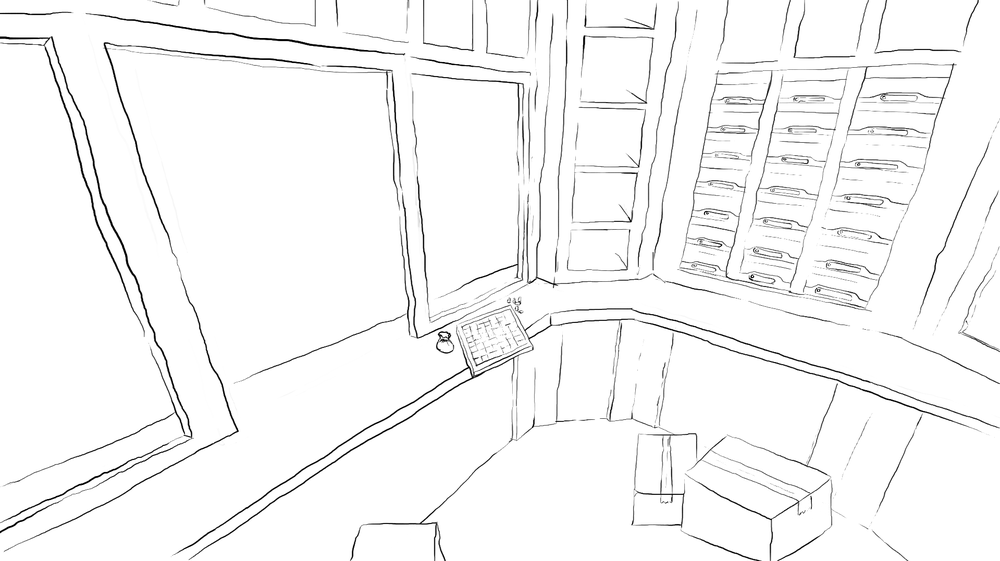
#> input picture Assets/mainmenu_bg_1.png, 1000 x 561 px, shrunk from 1919 x 1077 before the run, found by its file name
$ python generate_line_reveal_mask.py Assets/mainmenu_bg_1.png
#> lines starting #> are read from the running program, lines starting #| are printed output that depends on the picture
#!/usr/bin/env python3
"""Generate a "line reveal" mask texture for a self-drawing line-art shader.

The input is a black-lines-on-white (or transparent) sketch PNG. The script
skeletonizes the artwork, splits it into individual strokes at intersections
(rejoining straight-through crossings so a line isn't chopped in half where
another line crosses it), and encodes per-pixel animation data into an RGBA
output texture:

    R = progress   - 0..1 position of this pixel along its own stroke
    G = delay      - 0..1 random per-stroke start offset
    B = length     - 0..1 stroke length normalized against the longest stroke
                     (used to scale draw duration so long lines take longer)
    A = ink_alpha  - anti-aliased "how much ink is here" opacity, taken
                     straight from the source image (not re-thresholded)

Feed the output into Shaders/mainmenu_line_reveal.gdshader as the texture of
a TextureRect placed over a static (line-free) background.

Usage:
    python tools/generate_line_reveal_mask.py Assets/mainmenu_bg_1.png

For painted, coloured art (the logo) rather than black line art, add
--ink-from-alpha: every opaque pixel counts as ink, whatever its colour. Add
--left-to-right to write the art from left to right - each stroke starts at
its left end, and the further right a stroke starts, the later - instead of in
a random order. The logo's mask:
    python tools/generate_line_reveal_mask.py Assets/golem_logo_reveal_source.png --ink-from-alpha --left-to-right --out Assets/golem_logo_reveal_mask.png --no-debug

Re-run this exact command any time the source PNG changes; there is nothing
to hand-tune for a typical edit. The one place that can occasionally need a
second look is a newly introduced or reshaped line crossing, where the
straight-through pairing heuristic can guess wrong -- open the debug preview
(<name>_reveal_debug.png) next to the mask and look for a stroke color that
abruptly changes where it shouldn't, or a stroke that dead-ends where a line
visually continues.
"""

from __future__ import annotations

import argparse
import colorsys
import sys
import time
from pathlib import Path

import networkx as nx
import numpy as np
from PIL import Image
from scipy import ndimage
from skimage.morphology import skeletonize


def load_ink(path: Path, threshold: float, from_alpha: bool = False) -> tuple[np.ndarray, np.ndarray]:
    """Returns (ink_bool, ink_alpha) for skeletonization / final alpha."""
    img = Image.open(path).convert("RGBA")
    arr = np.asarray(img).astype(np.float32)
    rgb = arr[..., :3]
    a = arr[..., 3] / 255.0
    gray = rgb.mean(axis=-1) / 255.0
    ink_alpha = a if from_alpha else np.clip(1.0 - gray, 0.0, 1.0) * a
    ink_bool = ink_alpha > threshold
    return ink_bool, ink_alpha


def build_skeleton_graph(skel: np.ndarray) -> nx.Graph:
    ys, xs = np.nonzero(skel)
    coords = set(zip(ys.tolist(), xs.tolist()))
    g = nx.Graph()
    g.add_nodes_from(coords)
    offsets = [(-1, -1), (-1, 0), (-1, 1), (0, -1), (0, 1), (1, -1), (1, 0), (1, 1)]
    for y, x in coords:
        for dy, dx in offsets:
            n = (y + dy, x + dx)
            if n in coords:
                g.add_edge((y, x), n)
    return g


def trace_segment(g: nx.Graph, start, first, keypoints: set) -> list:
    path = [start, first]
    prev, curr = start, first
    while curr not in keypoints:
        nxts = [n for n in g.neighbors(curr) if n != prev]
        if not nxts:
            break
        nxt = nxts[0]
        path.append(nxt)
        prev, curr = curr, nxt
    return path


def extract_segments(g: nx.Graph) -> list[dict]:
    segments = []
    seg_id = 0
    for comp_nodes in nx.connected_components(g):
        comp_nodes = set(comp_nodes)
        keypoints = {n for n in comp_nodes if g.degree(n) != 2}
        if not keypoints:
            # Pure closed loop (e.g. a small circle icon): cut it open at an
            # arbitrary, deterministic point.
            keypoints = {min(comp_nodes)}
        visited_edges = set()
        for kp in sorted(keypoints):
            for nbr in sorted(g.neighbors(kp)):
                edge = frozenset((kp, nbr))
                if edge in visited_edges:
                    continue
                path = trace_segment(g, kp, nbr, keypoints)
                for a, b in zip(path[:-1], path[1:]):
                    visited_edges.add(frozenset((a, b)))
                segments.append({"id": seg_id, "points": path, "a": path[0], "b": path[-1]})
                seg_id += 1
    return segments


def unit_vector(v: np.ndarray) -> np.ndarray:
    n = np.linalg.norm(v)
    if n < 1e-6:
        return np.zeros(2, dtype=np.float64)
    return v / n


def arrival_direction(seg: dict, end: str, sample_window: int) -> np.ndarray:
    points = seg["points"]
    n = min(len(points), sample_window)
    if end == "a":
        near = points[:n]
    else:
        near = list(reversed(points[-n:]))
    kp = np.array(near[0], dtype=np.float64)
    far = np.array(near[-1], dtype=np.float64)
    return unit_vector(kp - far)


def pair_segments_at_junctions(
    g: nx.Graph, segments: list[dict], sample_window: int, pair_dot_threshold: float
) -> nx.Graph:
    by_id = {s["id"]: s for s in segments}
    incident: dict = {}
    for s in segments:
        incident.setdefault(s["a"], []).append((s["id"], "a"))
        if s["b"] != s["a"]:
            incident.setdefault(s["b"], []).append((s["id"], "b"))
        else:
            incident[s["a"]].append((s["id"], "b"))

    sg = nx.Graph()
    for s in segments:
        sg.add_edge((s["id"], "a"), (s["id"], "b"), seg=s["id"])

    for kp, ends in incident.items():
        if len(ends) < 3:
            continue
        dirs = [arrival_direction(by_id[seg_id], end, sample_window) for seg_id, end in ends]
        used = set()
        for i in range(len(ends)):
            if i in used:
                continue
            best_j, best_dot = None, 2.0
            for j in range(len(ends)):
                if j == i or j in used:
                    continue
                d = float(np.dot(dirs[i], dirs[j]))
                if d < best_dot:
                    best_dot, best_j = d, j
            if best_j is not None and best_dot < pair_dot_threshold:
                sg.add_edge(ends[i], ends[j], seg=None)
                used.add(i)
                used.add(best_j)
    return sg


def build_strokes(sg: nx.Graph, segments: list[dict]) -> list[list[tuple]]:
    by_id = {s["id"]: s for s in segments}
    strokes = []
    visited_nodes = set()

    def points_for(seg_id: int, from_end: str) -> list:
        pts = by_id[seg_id]["points"]
        return pts if from_end == "a" else list(reversed(pts))

    for comp in nx.connected_components(sg):
        comp = set(comp)
        if comp & visited_nodes:
            continue
        terminals = [n for n in comp if sg.degree(n) == 1]
        if terminals:
            start = terminals[0]
        else:
            start = next(iter(comp))  # closed loop, arbitrary start

        stroke_points: list = []
        prev_node = None
        curr_node = start
        steps = 0
        max_steps = len(comp) + 1
        while steps <= max_steps:
            steps += 1
            visited_nodes.add(curr_node)
            seg_id, end = curr_node
            pts = points_for(seg_id, end)
            if stroke_points and stroke_points[-1] == pts[0]:
                stroke_points.extend(pts[1:])
            else:
                stroke_points.extend(pts)
            other_node = (seg_id, "b" if end == "a" else "a")
            nbrs = [n for n in sg.neighbors(other_node) if n != curr_node]
            if not nbrs:
                break
            nxt = nbrs[0]
            if nxt == start:
                # closed loop back to the beginning
                pts2 = points_for(nxt[0], nxt[1])
                if stroke_points[-1] == pts2[0]:
                    stroke_points.extend(pts2[1:])
                break
            prev_node, curr_node = other_node, nxt
        strokes.append(stroke_points)
    return strokes


def main() -> int:
    parser = argparse.ArgumentParser(description=__doc__, formatter_class=argparse.RawDescriptionHelpFormatter)
    parser.add_argument("input", type=Path)
    parser.add_argument("--out", type=Path, default=None)
    parser.add_argument("--debug", type=Path, default=None)
    parser.add_argument("--no-debug", action="store_true")
    parser.add_argument("--threshold", type=float, default=0.4, help="ink binary threshold, 0..1")
    parser.add_argument("--seed", type=int, default=42)
    parser.add_argument("--sample-window", type=int, default=10, help="pixels sampled to estimate a stroke's direction at a junction")
    parser.add_argument("--pair-dot-threshold", type=float, default=-0.5, help="how opposite two directions must be (dot product) to be joined through a crossing")
    parser.add_argument("--ink-from-alpha", action="store_true", help="painted art: every opaque pixel is ink, whatever its colour")
    parser.add_argument("--left-to-right", action="store_true", help="write from left to right instead of in a random order")
    args = parser.parse_args()

    out_path = args.out or args.input.with_name(args.input.stem + "_reveal_mask.png")
    debug_path = None if args.no_debug else (args.debug or args.input.with_name(args.input.stem + "_reveal_debug.png"))

    t0 = time.time()
    ink_bool, ink_alpha = load_ink(args.input, args.threshold, args.ink_from_alpha)
#> in load_ink, img is the input picture: PIL image 1000x561 RGBA; mean R, G, B, A 2.3, 2.3, 2.3, 9.8
#> in load_ink, `ink_bool = ink_alpha > threshold`:
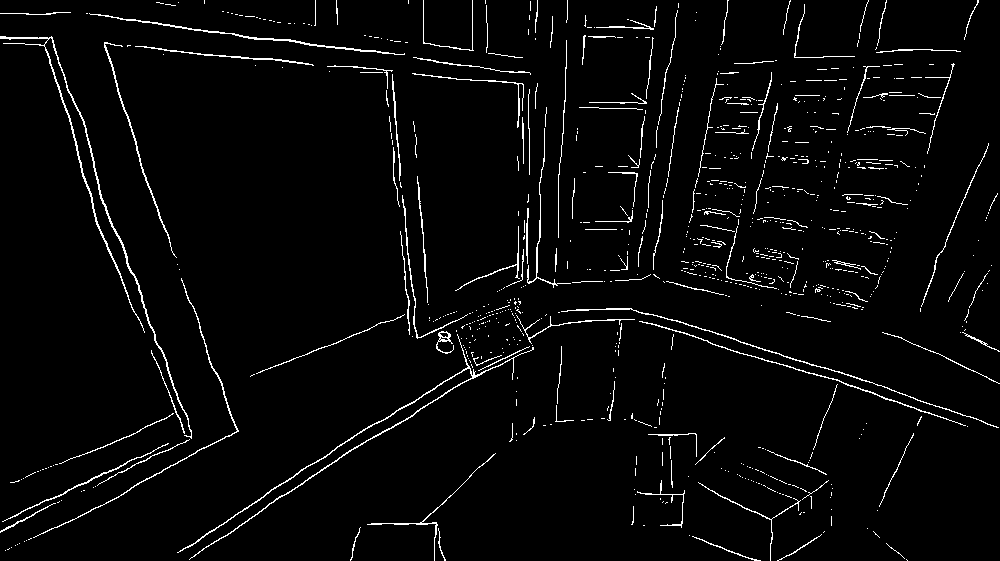
#> ink_bool: shape (561, 1000) bool; 3.3% white in thin lines or dots
    print(f"ink pixels: {int(ink_bool.sum())}")
#| ink pixels: 18407

    skel = skeletonize(ink_bool)
#> skel: shape (561, 1000) bool; 2.5% white in thin lines or dots
    print(f"skeleton pixels: {int(skel.sum())}")
#| skeleton pixels: 13762

    g = build_skeleton_graph(skel)
#> in build_skeleton_graph, `ys, xs = np.nonzero(skel)`: ys = 13762 values from 0 to 560; xs = 13762 values, max 999 at index 9872, min 0 at index 238, mean 554.5
#> in build_skeleton_graph, `coords = set(zip(ys.tolist(), xs.tolist()))`: coords = 13762 items
#> the loop in build_skeleton_graph, `for y, x in coords:` made 13762 passes
#> (y, x) on passes 1 to 3: (509, 26), (268, 866), (395, 907)
    segments = extract_segments(g)
#> segments = 1010 items
    print(f"raw segments (pre-junction-merge): {len(segments)}")
#| raw segments (pre-junction-merge): 1010

    sg = pair_segments_at_junctions(g, segments, args.sample_window, args.pair_dot_threshold)
#> after the loop in pair_segments_at_junctions, `for s in segments:`: incident = 1523 items
#> the loop in pair_segments_at_junctions, `for kp, ends in incident.items():` made 1523 passes
#> ends on passes 1 to 3: [(0, 'a')], [(0, 'b')], [(1, 'a')]
    strokes = build_strokes(sg, segments)
    strokes = [s for s in strokes if len(s) > 0]
    if args.left_to_right:
        # Each stroke is drawn from its left end.
        strokes = [list(reversed(s)) if s[0][1] > s[-1][1] else s for s in strokes]
    print(f"final strokes: {len(strokes)}")
#| final strokes: 799

    h, w = ink_bool.shape
    skel_progress = np.zeros((h, w), dtype=np.float64)
    skel_stroke_id = np.full((h, w), -1, dtype=np.int32)
    stroke_lengths = np.zeros(len(strokes), dtype=np.float64)

    for idx, pts in enumerate(strokes):
        arr = np.array(pts, dtype=np.float64)
        if len(arr) == 1:
            dists = np.array([0.0])
        else:
            deltas = np.diff(arr, axis=0)
            seg_len = np.sqrt((deltas ** 2).sum(axis=1))
            dists = np.concatenate([[0.0], np.cumsum(seg_len)])
        total = dists[-1]
        stroke_lengths[idx] = total
        progress = dists / total if total > 1e-6 else np.zeros_like(dists)
        for (y, x), p in zip(pts, progress):
            skel_progress[y, x] = p
            skel_stroke_id[y, x] = idx
#> this loop made 799 passes
#> pts on passes 9, 17, 18: [(128, 894), (128, 895), (129, 894)], [(44, 44), (45, 43)], [(45, 43), (45, 44)]
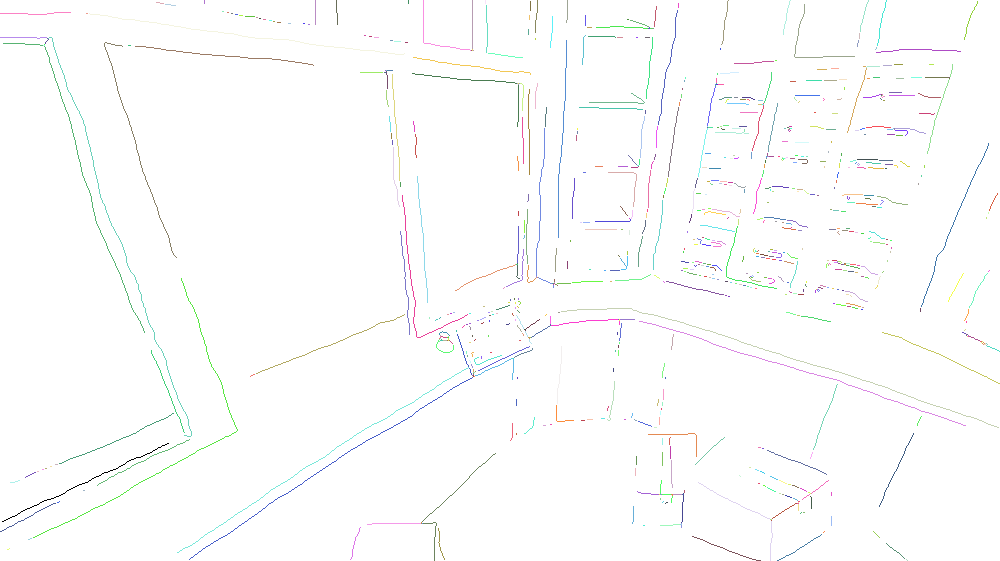
#> skel_stroke_id: shape (561, 1000) int32; 793 distinct labels, from -1 to 798; one colour per label, 0 black, -1 white

    rng = np.random.default_rng(args.seed)
    stroke_delay = rng.random(len(strokes))
    if args.left_to_right and strokes:
        # The further right a stroke starts, the later it starts.
        starts = np.array([s[0][1] for s in strokes], dtype=np.float64)
        stroke_delay = (starts - starts.min()) / max(starts.max() - starts.min(), 1.0)
    max_len = stroke_lengths.max() if len(stroke_lengths) else 1.0
    stroke_len_norm = stroke_lengths / max_len if max_len > 1e-6 else stroke_lengths

    # propagate skeleton attributes to every ink pixel via nearest-skeleton lookup
    _, indices = ndimage.distance_transform_edt(~skel, return_distances=True, return_indices=True)
    nearest_y, nearest_x = indices[0], indices[1]
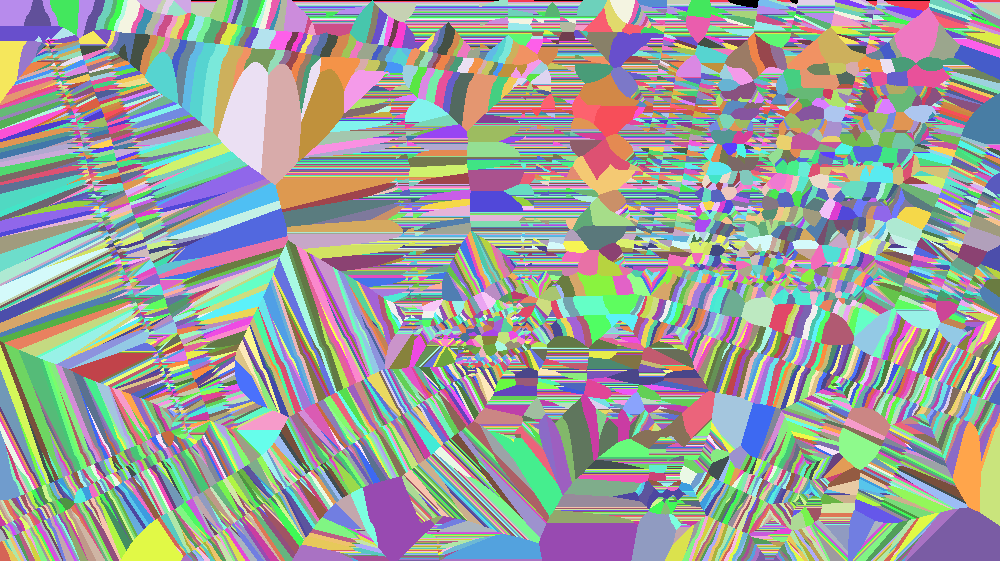
#> nearest_y: shape (561, 1000) int32; 561 distinct labels, from 0 to 560; one colour per label, 0 black

    progress_full = skel_progress[nearest_y, nearest_x]
    stroke_id_full = skel_stroke_id[nearest_y, nearest_x]
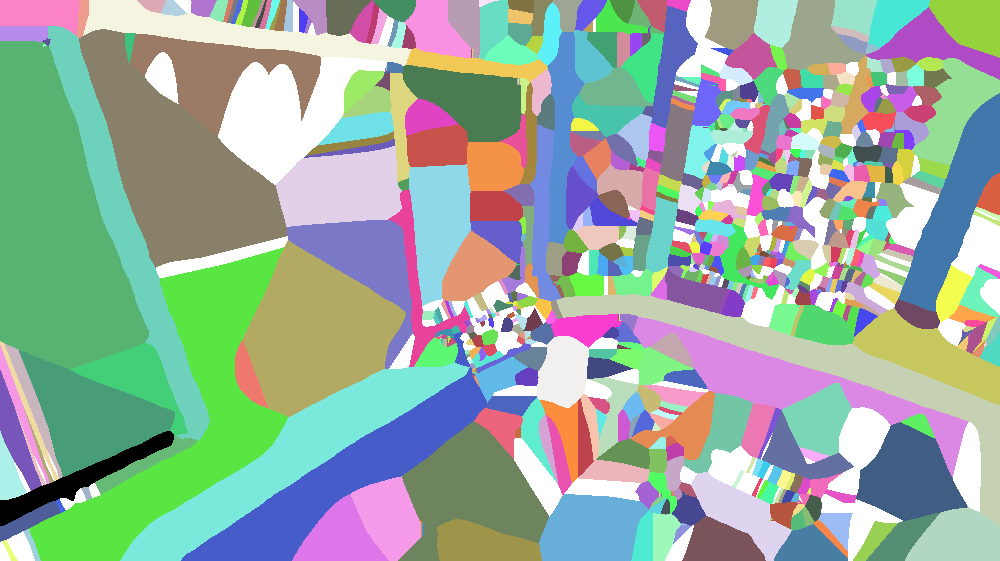
#> stroke_id_full: shape (561, 1000) int32; 793 distinct labels, from -1 to 798; one colour per label, 0 black, -1 white
    delay_full = np.where(stroke_id_full >= 0, stroke_delay[np.clip(stroke_id_full, 0, None)], 0.0)
    len_full = np.where(stroke_id_full >= 0, stroke_len_norm[np.clip(stroke_id_full, 0, None)], 0.0)
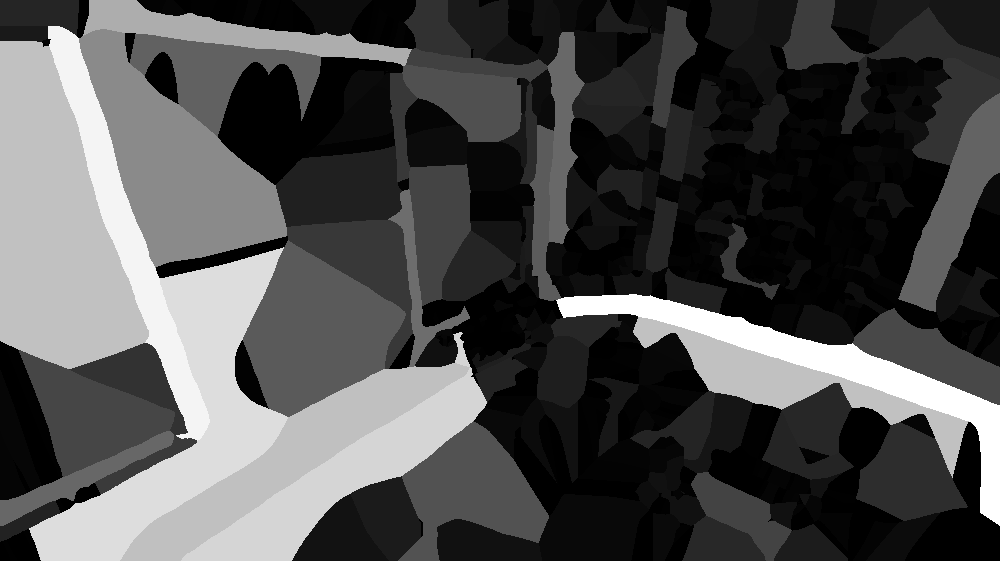
#> len_full: shape (561, 1000) float64; min 0, max 1, mean 0.307

    out = np.zeros((h, w, 4), dtype=np.uint8)
    out[..., 0] = np.clip(progress_full * 255.0, 0, 255).astype(np.uint8)
    out[..., 1] = np.clip(delay_full * 255.0, 0, 255).astype(np.uint8)
    out[..., 2] = np.clip(len_full * 255.0, 0, 255).astype(np.uint8)
    out[..., 3] = np.clip(ink_alpha * 255.0, 0, 255).astype(np.uint8)
#> out: shape (561, 1000, 4); mean of channels 0, 1, 2, 3 116.9, 106.6, 77.8, 8

    Image.fromarray(out, mode="RGBA").save(out_path)
    print(f"wrote {out_path}")

    if debug_path is not None:
        dbg = np.full((h, w, 3), 255, dtype=np.uint8)
        for idx in range(len(strokes)):
            hue = (idx * 0.6180339887) % 1.0
            mask = stroke_id_full == idx
            if not np.any(mask):
                continue
            p = progress_full[mask]
            v = 0.35 + 0.65 * p
            for ch in range(3):
                col = np.array([colorsys.hsv_to_rgb(hue, 0.85, vv)[ch] for vv in np.linspace(0.35, 1.0, 32)])
                bucket = np.clip((p * 31).astype(np.int32), 0, 31)
                dbg_channel = dbg[..., ch]
                dbg_channel[mask] = np.clip(col[bucket] * 255.0, 0, 255).astype(np.uint8)
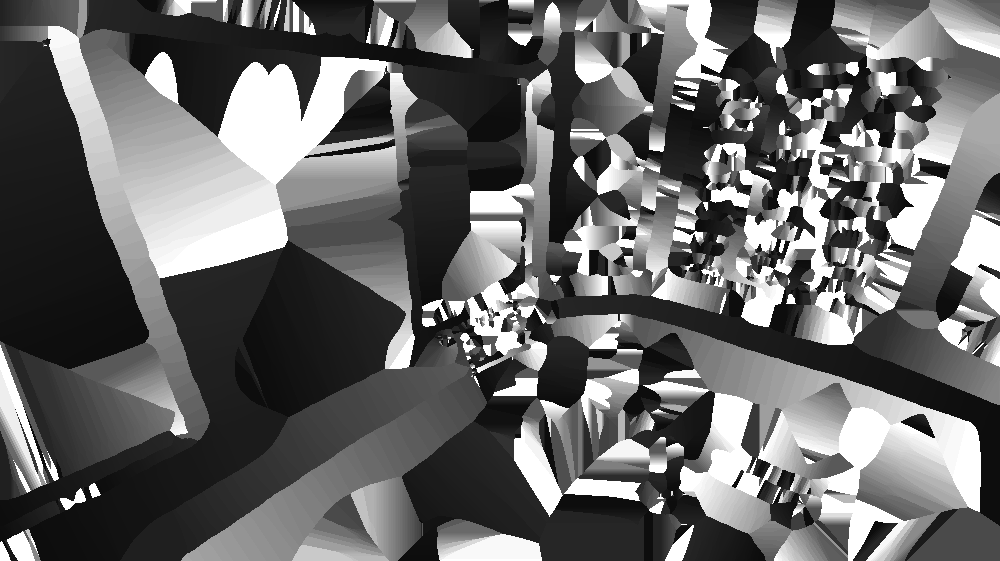
#> dbg_channel: shape (561, 1000); min 13, max 255, mean 103.5
        alpha_mask = ink_alpha > args.threshold
        for ch in range(3):
            dbg[..., ch] = np.where(alpha_mask, dbg[..., ch], 255)
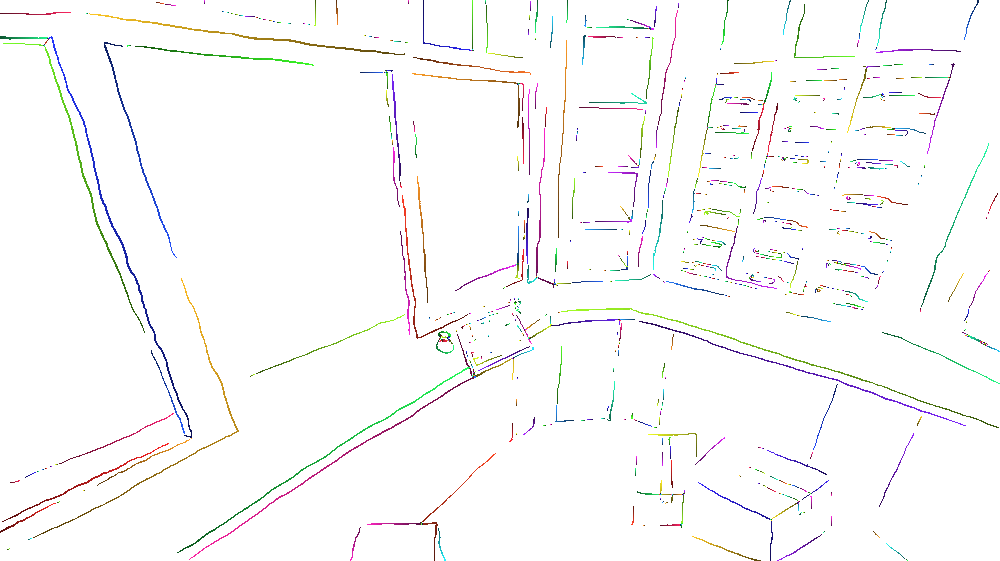
#> dbg: shape (561, 1000, 3); mean of channels 0, 1, 2 250.1, 249.8, 249.7; drawn as R, G, B
        Image.fromarray(dbg, mode="RGB").save(debug_path)
        print(f"wrote {debug_path}")

    print(f"done in {time.time() - t0:.2f}s")
    return 0


if __name__ == "__main__":
    sys.exit(main())
#> (the program exits here)
